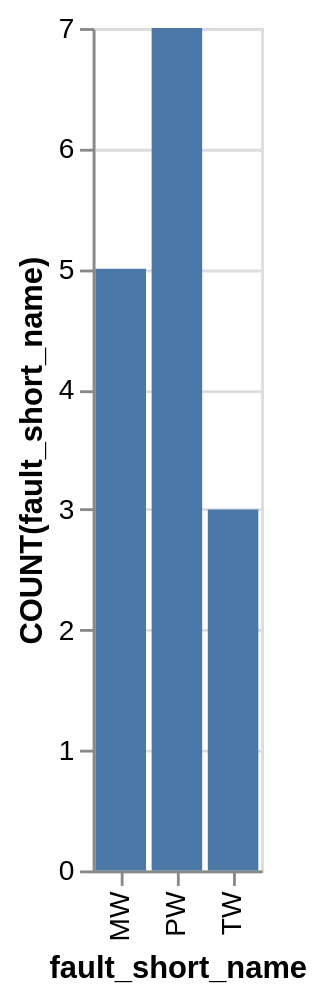

This figure's Vega-Lite source:
### Vega-Lite specification from a JSON file in a GitHub repository (floating-point values rounded to 4 significant figures)
{"data": {"values": [{"x_data": "MW", "y_data": 5}, {"x_data": "PW", "y_data": 7}, {"x_data": "TW", "y_data": 3}]}, "mark": "bar", "encoding": {"x": {"field": "x_data", "type": "nominal", "title": "fault_short_name", "sort": "ascending"}, "y": {"field": "y_data", "type": "quantitative", "title": "COUNT(fault_short_name)"}}}
